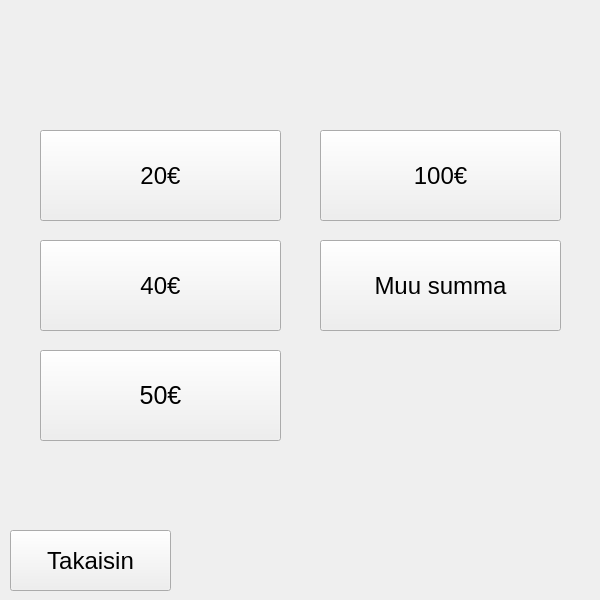
<?xml version="1.0" encoding="UTF-8"?>
<ui version="4.0">
 <class>Nosta</class>
 <widget class="QWidget" name="Nosta">
  <property name="geometry">
   <rect>
    <x>0</x>
    <y>0</y>
    <width>600</width>
    <height>600</height>
   </rect>
  </property>
  <property name="windowTitle">
   <string>Form</string>
  </property>
  <widget class="QPushButton" name="btn20">
   <property name="geometry">
    <rect>
     <x>40</x>
     <y>130</y>
     <width>241</width>
     <height>91</height>
    </rect>
   </property>
   <property name="font">
    <font>
     <pointsize>18</pointsize>
    </font>
   </property>
   <property name="text">
    <string>20€</string>
   </property>
  </widget>
  <widget class="QPushButton" name="btn40">
   <property name="geometry">
    <rect>
     <x>40</x>
     <y>240</y>
     <width>241</width>
     <height>91</height>
    </rect>
   </property>
   <property name="font">
    <font>
     <pointsize>18</pointsize>
    </font>
   </property>
   <property name="text">
    <string>40€</string>
   </property>
  </widget>
  <widget class="QPushButton" name="btn50">
   <property name="geometry">
    <rect>
     <x>40</x>
     <y>350</y>
     <width>241</width>
     <height>91</height>
    </rect>
   </property>
   <property name="font">
    <font>
     <pointsize>19</pointsize>
    </font>
   </property>
   <property name="text">
    <string>50€</string>
   </property>
  </widget>
  <widget class="QPushButton" name="btn100">
   <property name="geometry">
    <rect>
     <x>320</x>
     <y>130</y>
     <width>241</width>
     <height>91</height>
    </rect>
   </property>
   <property name="font">
    <font>
     <pointsize>18</pointsize>
    </font>
   </property>
   <property name="text">
    <string>100€</string>
   </property>
  </widget>
  <widget class="QPushButton" name="btnMuu">
   <property name="geometry">
    <rect>
     <x>320</x>
     <y>240</y>
     <width>241</width>
     <height>91</height>
    </rect>
   </property>
   <property name="font">
    <font>
     <pointsize>18</pointsize>
    </font>
   </property>
   <property name="text">
    <string>Muu summa</string>
   </property>
  </widget>
  <widget class="QPushButton" name="btnPeruuta">
   <property name="geometry">
    <rect>
     <x>10</x>
     <y>530</y>
     <width>161</width>
     <height>61</height>
    </rect>
   </property>
   <property name="font">
    <font>
     <pointsize>18</pointsize>
    </font>
   </property>
   <property name="text">
    <string>Takaisin</string>
   </property>
  </widget>
 </widget>
 <resources/>
 <connections/>
</ui>
